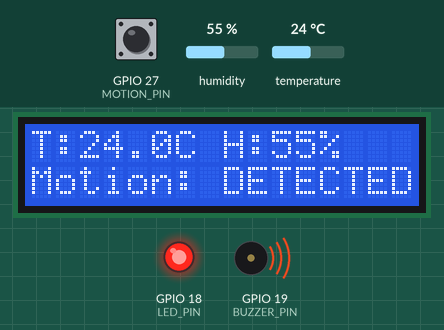
This sketch was run on a simulated ESP32. On the bench: 16×2 character LCD, output pins drawn as LEDs (lit = HIGH), buzzer (waves = sounding). Inputs (shaded band) come from the test bench; at power-on: temperature 24 °C, GPIO 27 (MOTION_PIN) LOW, humidity 55 %. WiFi joins after 1.5 s; servers stay silent unless stated; what the sketch prints to the serial monitor is not drawn.

Above: at 4.6 s.
4.7 s: temperature set to 41 °C
At 9.1 s:
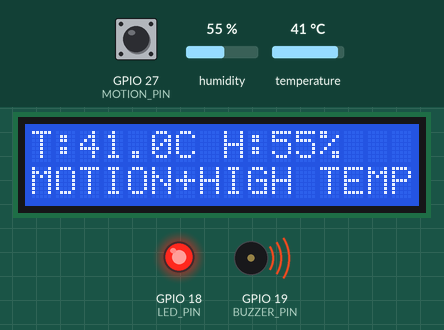
9.5 s: GPIO 27 (MOTION_PIN) pulled HIGH for 1 s
At 10.4 s:
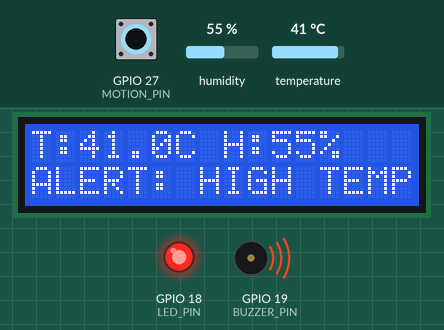
13.5 s: humidity set to 22 %
At 16.4 s:
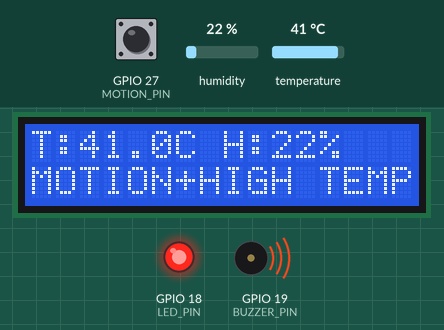
17.5 s: GPIO 27 (MOTION_PIN) pulled HIGH for 1 s
At 18.9 s:
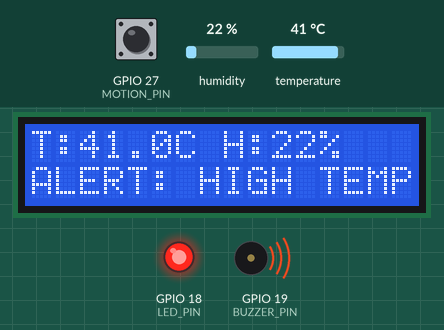
21.5 s: humidity set to 40 %
At 24.8 s:
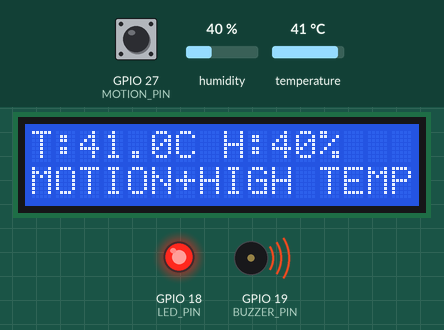
25.5 s: temperature set to 12 °C
At 29.1 s:
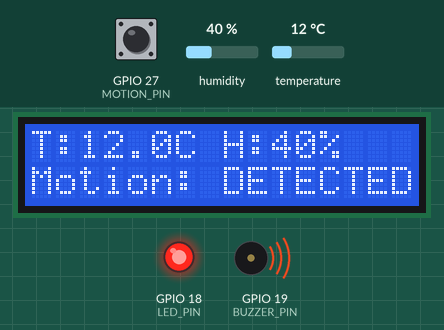
Timing chart, 0 to 30.5 s (numbered marks = the images above; inputs shaded):
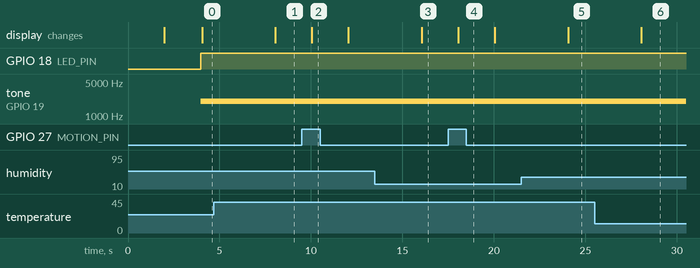

Measured:
- after the input at 4.7 s, the display: changes after 3.4 s (image 1)
- after the input at 9.5 s, the display: changes after 0.55 s (image 2)
- after the input at 13.5 s, the display: changes after 2.6 s (image 3)
- after the input at 17.5 s, the display: changes after 0.55 s (image 4)
- after the input at 21.5 s, the display: changes after 2.6 s (image 5)
- after the input at 25.5 s, the display: changes after 2.6 s (image 6)

The sketch:

sketch.ino
```cpp
#define BLYNK_TEMPLATE_ID "TMPL3wVJu4PUY"
#define BLYNK_TEMPLATE_NAME "Smart Guard"
#define BLYNK_AUTH_TOKEN "eY_EY9E6IDSRnR01DMOS2J1J8aR5O2o1"

#define BLYNK_PRINT Serial

#include <WiFi.h>
#include <BlynkSimpleEsp32.h>
#include <Wire.h>
#include <LiquidCrystal_I2C.h>
#include <DHT.h>

// ---------- Wi-Fi ----------
char WIFI_SSID[] = "Wokwi-GUEST";
char WIFI_PASSWORD[] = "";

// ---------- Pin configuration ----------
#define DHT_PIN 4
#define DHT_TYPE DHT22
#define MOTION_PIN 27
#define LED_PIN 18
#define BUZZER_PIN 19

// ---------- Objects ----------
LiquidCrystal_I2C lcd(0x27, 16, 2);
DHT dht(DHT_PIN, DHT_TYPE);
BlynkTimer timer;

// ---------- Alert settings ----------
const float HIGH_TEMP = 35.0;

// ---------- LCD helper ----------
void lcdLine(int row, String message) {
  lcd.setCursor(0, row);
  lcd.print("                ");
  lcd.setCursor(0, row);
  lcd.print(message.substring(0, 16));
}

// ---------- Sensor reading ----------
void readSensors() {
  float temperature = dht.readTemperature();
  float humidity = dht.readHumidity();

  // Button connected between GPIO 27 and GND
  bool motion = (digitalRead(MOTION_PIN) == LOW);

  bool sensorError = isnan(temperature) || isnan(humidity);
  bool highTemperature =
      !sensorError && temperature >= HIGH_TEMP;

  bool alert = motion || highTemperature;

  // Local LED and buzzer
  digitalWrite(LED_PIN, alert ? HIGH : LOW);

  if (alert) {
    tone(BUZZER_PIN, 2000);
  } else {
    noTone(BUZZER_PIN);
  }

  // LCD display
  if (sensorError) {
    lcdLine(0, "DHT22 ERROR");
    lcdLine(1, "Check sensor");
  } else {
    char line[17];
    snprintf(line, sizeof(line), "T:%.1fC H:%.0f%%",
             temperature, humidity);
    lcdLine(0, String(line));

    if (motion && highTemperature) {
      lcdLine(1, "MOTION+HIGH TEMP");
    } else if (motion) {
      lcdLine(1, "Motion: DETECTED");
    } else if (highTemperature) {
      lcdLine(1, "ALERT: HIGH TEMP");
    } else {
      lcdLine(1, "Status: NORMAL");
    }

    // Send readings to Blynk only when connected
    if (Blynk.connected()) {
      Blynk.virtualWrite(V0, temperature);
      Blynk.virtualWrite(V1, humidity);
    }
  }

  // Send alert status to Blynk
  if (Blynk.connected()) {
    Blynk.virtualWrite(V2, motion ? 1 : 0);
    Blynk.virtualWrite(V3, highTemperature ? 1 : 0);
    Blynk.virtualWrite(V4, alert ? 1 : 0);
  }

  // Serial Monitor
  Serial.println("--- SMART GUARD ---");

  if (!sensorError) {
    Serial.printf("Temperature: %.1f C\n", temperature);
    Serial.printf("Humidity: %.1f %%\n", humidity);
  } else {
    Serial.println("DHT22 ERROR");
  }

  Serial.println(motion ? "Motion: DETECTED"
                        : "Motion: NOT DETECTED");
  Serial.println(alert ? "Status: ALERT" : "Status: NORMAL");
  Serial.println(Blynk.connected()
                     ? "Blynk: CONNECTED"
                     : "Blynk: DISCONNECTED");
}

// ---------- Setup ----------
void setup() {
  Serial.begin(115200);

  pinMode(MOTION_PIN, INPUT_PULLUP);
  pinMode(LED_PIN, OUTPUT);
  pinMode(BUZZER_PIN, OUTPUT);

  digitalWrite(LED_PIN, LOW);
  noTone(BUZZER_PIN);

  Wire.begin(21, 22);
  lcd.init();
  lcd.backlight();

  dht.begin();

  lcdLine(0, "SMARTGUARD IoT");
  lcdLine(1, "Connecting...");

  Serial.println("Starting Smart Guard...");

  // Connect to Blynk and Wokwi Wi-Fi
  Blynk.begin(BLYNK_AUTH_TOKEN,
              WIFI_SSID, WIFI_PASSWORD);

  lcdLine(0, "SMARTGUARD IoT");
  lcdLine(1, "Blynk Connected");

  // Read sensors every 2 seconds
  timer.setInterval(2000L, readSensors);
}

// ---------- Main loop ----------
void loop() {
  Blynk.run();
  timer.run();
}
```
